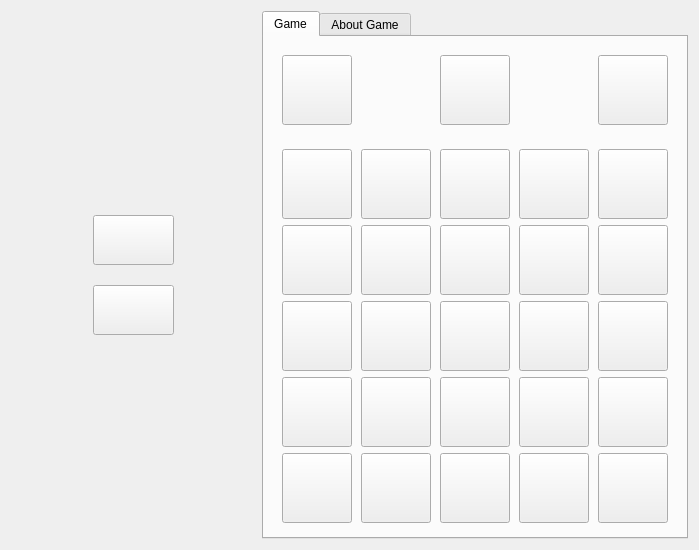
<?xml version="1.0" encoding="UTF-8"?>
<ui version="4.0">
 <class>Widget</class>
 <widget class="QWidget" name="Widget">
  <property name="geometry">
   <rect>
    <x>0</x>
    <y>0</y>
    <width>699</width>
    <height>550</height>
   </rect>
  </property>
  <property name="minimumSize">
   <size>
    <width>620</width>
    <height>550</height>
   </size>
  </property>
  <property name="maximumSize">
   <size>
    <width>700</width>
    <height>555</height>
   </size>
  </property>
  <property name="windowTitle">
   <string>Tresure Hunt</string>
  </property>
  <property name="styleSheet">
   <string notr="true"/>
  </property>
  <layout class="QHBoxLayout" name="horizontalLayout_2">
   <item>
    <spacer name="horizontalSpacer_2">
     <property name="orientation">
      <enum>Qt::Horizontal</enum>
     </property>
     <property name="sizeHint" stdset="0">
      <size>
       <width>40</width>
       <height>20</height>
      </size>
     </property>
    </spacer>
   </item>
   <item>
    <layout class="QVBoxLayout" name="verticalLayout_2">
     <property name="spacing">
      <number>20</number>
     </property>
     <item>
      <spacer name="verticalSpacer_2">
       <property name="orientation">
        <enum>Qt::Vertical</enum>
       </property>
       <property name="sizeHint" stdset="0">
        <size>
         <width>20</width>
         <height>40</height>
        </size>
       </property>
      </spacer>
     </item>
     <item>
      <widget class="QPushButton" name="button_start_game">
       <property name="sizePolicy">
        <sizepolicy hsizetype="Expanding" vsizetype="Fixed">
         <horstretch>0</horstretch>
         <verstretch>0</verstretch>
        </sizepolicy>
       </property>
       <property name="minimumSize">
        <size>
         <width>0</width>
         <height>50</height>
        </size>
       </property>
       <property name="cursor">
        <cursorShape>PointingHandCursor</cursorShape>
       </property>
       <property name="text">
        <string/>
       </property>
      </widget>
     </item>
     <item>
      <widget class="QPushButton" name="button_about_game">
       <property name="sizePolicy">
        <sizepolicy hsizetype="Expanding" vsizetype="Fixed">
         <horstretch>0</horstretch>
         <verstretch>0</verstretch>
        </sizepolicy>
       </property>
       <property name="minimumSize">
        <size>
         <width>0</width>
         <height>50</height>
        </size>
       </property>
       <property name="cursor">
        <cursorShape>PointingHandCursor</cursorShape>
       </property>
       <property name="text">
        <string/>
       </property>
      </widget>
     </item>
     <item>
      <spacer name="verticalSpacer">
       <property name="orientation">
        <enum>Qt::Vertical</enum>
       </property>
       <property name="sizeHint" stdset="0">
        <size>
         <width>20</width>
         <height>40</height>
        </size>
       </property>
      </spacer>
     </item>
    </layout>
   </item>
   <item>
    <spacer name="horizontalSpacer">
     <property name="orientation">
      <enum>Qt::Horizontal</enum>
     </property>
     <property name="sizeHint" stdset="0">
      <size>
       <width>40</width>
       <height>20</height>
      </size>
     </property>
    </spacer>
   </item>
   <item>
    <widget class="QTabWidget" name="tabWidget">
     <property name="sizePolicy">
      <sizepolicy hsizetype="Fixed" vsizetype="Expanding">
       <horstretch>0</horstretch>
       <verstretch>0</verstretch>
      </sizepolicy>
     </property>
     <property name="minimumSize">
      <size>
       <width>70</width>
       <height>70</height>
      </size>
     </property>
     <property name="styleSheet">
      <string notr="true"/>
     </property>
     <property name="currentIndex">
      <number>0</number>
     </property>
     <widget class="QWidget" name="tab_1">
      <attribute name="title">
       <string>Game</string>
      </attribute>
      <layout class="QVBoxLayout" name="verticalLayout_3">
       <item>
        <spacer name="verticalSpacer_3">
         <property name="orientation">
          <enum>Qt::Vertical</enum>
         </property>
         <property name="sizeHint" stdset="0">
          <size>
           <width>20</width>
           <height>40</height>
          </size>
         </property>
        </spacer>
       </item>
       <item>
        <layout class="QHBoxLayout" name="horizontalLayout">
         <property name="spacing">
          <number>9</number>
         </property>
         <property name="leftMargin">
          <number>9</number>
         </property>
         <property name="topMargin">
          <number>9</number>
         </property>
         <property name="rightMargin">
          <number>9</number>
         </property>
         <property name="bottomMargin">
          <number>9</number>
         </property>
         <item>
          <widget class="QPushButton" name="cell_upper_left">
           <property name="sizePolicy">
            <sizepolicy hsizetype="Fixed" vsizetype="Fixed">
             <horstretch>0</horstretch>
             <verstretch>0</verstretch>
            </sizepolicy>
           </property>
           <property name="minimumSize">
            <size>
             <width>70</width>
             <height>70</height>
            </size>
           </property>
           <property name="text">
            <string/>
           </property>
          </widget>
         </item>
         <item>
          <spacer name="horizontalSpacer_4">
           <property name="orientation">
            <enum>Qt::Horizontal</enum>
           </property>
           <property name="sizeType">
            <enum>QSizePolicy::Expanding</enum>
           </property>
           <property name="sizeHint" stdset="0">
            <size>
             <width>70</width>
             <height>20</height>
            </size>
           </property>
          </spacer>
         </item>
         <item>
          <widget class="QPushButton" name="cell_upper_medium">
           <property name="sizePolicy">
            <sizepolicy hsizetype="Fixed" vsizetype="Fixed">
             <horstretch>0</horstretch>
             <verstretch>0</verstretch>
            </sizepolicy>
           </property>
           <property name="minimumSize">
            <size>
             <width>70</width>
             <height>70</height>
            </size>
           </property>
           <property name="text">
            <string/>
           </property>
          </widget>
         </item>
         <item>
          <spacer name="horizontalSpacer_3">
           <property name="orientation">
            <enum>Qt::Horizontal</enum>
           </property>
           <property name="sizeType">
            <enum>QSizePolicy::Expanding</enum>
           </property>
           <property name="sizeHint" stdset="0">
            <size>
             <width>70</width>
             <height>20</height>
            </size>
           </property>
          </spacer>
         </item>
         <item>
          <widget class="QPushButton" name="cell_upper_right">
           <property name="sizePolicy">
            <sizepolicy hsizetype="Fixed" vsizetype="Fixed">
             <horstretch>0</horstretch>
             <verstretch>0</verstretch>
            </sizepolicy>
           </property>
           <property name="minimumSize">
            <size>
             <width>70</width>
             <height>70</height>
            </size>
           </property>
           <property name="text">
            <string/>
           </property>
          </widget>
         </item>
        </layout>
       </item>
       <item>
        <layout class="QGridLayout" name="gridLayout_2">
         <property name="leftMargin">
          <number>9</number>
         </property>
         <property name="topMargin">
          <number>9</number>
         </property>
         <property name="rightMargin">
          <number>9</number>
         </property>
         <property name="bottomMargin">
          <number>9</number>
         </property>
         <property name="spacing">
          <number>9</number>
         </property>
         <item row="0" column="2">
          <widget class="QPushButton" name="cell_0_2">
           <property name="sizePolicy">
            <sizepolicy hsizetype="Fixed" vsizetype="Fixed">
             <horstretch>0</horstretch>
             <verstretch>0</verstretch>
            </sizepolicy>
           </property>
           <property name="minimumSize">
            <size>
             <width>70</width>
             <height>70</height>
            </size>
           </property>
           <property name="cursor">
            <cursorShape>OpenHandCursor</cursorShape>
           </property>
           <property name="text">
            <string/>
           </property>
          </widget>
         </item>
         <item row="1" column="0">
          <widget class="QPushButton" name="cell_1_0">
           <property name="sizePolicy">
            <sizepolicy hsizetype="Fixed" vsizetype="Fixed">
             <horstretch>0</horstretch>
             <verstretch>0</verstretch>
            </sizepolicy>
           </property>
           <property name="minimumSize">
            <size>
             <width>70</width>
             <height>70</height>
            </size>
           </property>
           <property name="cursor">
            <cursorShape>OpenHandCursor</cursorShape>
           </property>
           <property name="text">
            <string/>
           </property>
          </widget>
         </item>
         <item row="1" column="1">
          <widget class="QPushButton" name="cell_1_1">
           <property name="sizePolicy">
            <sizepolicy hsizetype="Fixed" vsizetype="Fixed">
             <horstretch>0</horstretch>
             <verstretch>0</verstretch>
            </sizepolicy>
           </property>
           <property name="minimumSize">
            <size>
             <width>70</width>
             <height>70</height>
            </size>
           </property>
           <property name="cursor">
            <cursorShape>OpenHandCursor</cursorShape>
           </property>
           <property name="text">
            <string/>
           </property>
          </widget>
         </item>
         <item row="0" column="3">
          <widget class="QPushButton" name="cell_0_3">
           <property name="sizePolicy">
            <sizepolicy hsizetype="Fixed" vsizetype="Fixed">
             <horstretch>0</horstretch>
             <verstretch>0</verstretch>
            </sizepolicy>
           </property>
           <property name="minimumSize">
            <size>
             <width>70</width>
             <height>70</height>
            </size>
           </property>
           <property name="cursor">
            <cursorShape>OpenHandCursor</cursorShape>
           </property>
           <property name="styleSheet">
            <string notr="true"/>
           </property>
           <property name="text">
            <string/>
           </property>
          </widget>
         </item>
         <item row="3" column="0">
          <widget class="QPushButton" name="cell_3_0">
           <property name="sizePolicy">
            <sizepolicy hsizetype="Fixed" vsizetype="Fixed">
             <horstretch>0</horstretch>
             <verstretch>0</verstretch>
            </sizepolicy>
           </property>
           <property name="minimumSize">
            <size>
             <width>70</width>
             <height>70</height>
            </size>
           </property>
           <property name="cursor">
            <cursorShape>OpenHandCursor</cursorShape>
           </property>
           <property name="text">
            <string/>
           </property>
          </widget>
         </item>
         <item row="3" column="4">
          <widget class="QPushButton" name="cell_3_4">
           <property name="sizePolicy">
            <sizepolicy hsizetype="Fixed" vsizetype="Fixed">
             <horstretch>0</horstretch>
             <verstretch>0</verstretch>
            </sizepolicy>
           </property>
           <property name="minimumSize">
            <size>
             <width>70</width>
             <height>70</height>
            </size>
           </property>
           <property name="cursor">
            <cursorShape>OpenHandCursor</cursorShape>
           </property>
           <property name="text">
            <string/>
           </property>
          </widget>
         </item>
         <item row="1" column="4">
          <widget class="QPushButton" name="cell_1_4">
           <property name="sizePolicy">
            <sizepolicy hsizetype="Fixed" vsizetype="Fixed">
             <horstretch>0</horstretch>
             <verstretch>0</verstretch>
            </sizepolicy>
           </property>
           <property name="minimumSize">
            <size>
             <width>70</width>
             <height>70</height>
            </size>
           </property>
           <property name="cursor">
            <cursorShape>OpenHandCursor</cursorShape>
           </property>
           <property name="text">
            <string/>
           </property>
           <property name="checkable">
            <bool>false</bool>
           </property>
          </widget>
         </item>
         <item row="0" column="0">
          <widget class="QPushButton" name="cell_0_0">
           <property name="sizePolicy">
            <sizepolicy hsizetype="Fixed" vsizetype="Fixed">
             <horstretch>0</horstretch>
             <verstretch>0</verstretch>
            </sizepolicy>
           </property>
           <property name="minimumSize">
            <size>
             <width>70</width>
             <height>70</height>
            </size>
           </property>
           <property name="cursor">
            <cursorShape>OpenHandCursor</cursorShape>
           </property>
           <property name="styleSheet">
            <string notr="true"/>
           </property>
           <property name="text">
            <string/>
           </property>
          </widget>
         </item>
         <item row="0" column="1">
          <widget class="QPushButton" name="cell_0_1">
           <property name="sizePolicy">
            <sizepolicy hsizetype="Fixed" vsizetype="Fixed">
             <horstretch>0</horstretch>
             <verstretch>0</verstretch>
            </sizepolicy>
           </property>
           <property name="minimumSize">
            <size>
             <width>70</width>
             <height>70</height>
            </size>
           </property>
           <property name="cursor">
            <cursorShape>OpenHandCursor</cursorShape>
           </property>
           <property name="text">
            <string/>
           </property>
          </widget>
         </item>
         <item row="2" column="4">
          <widget class="QPushButton" name="cell_2_4">
           <property name="sizePolicy">
            <sizepolicy hsizetype="Fixed" vsizetype="Fixed">
             <horstretch>0</horstretch>
             <verstretch>0</verstretch>
            </sizepolicy>
           </property>
           <property name="minimumSize">
            <size>
             <width>70</width>
             <height>70</height>
            </size>
           </property>
           <property name="cursor">
            <cursorShape>OpenHandCursor</cursorShape>
           </property>
           <property name="text">
            <string/>
           </property>
          </widget>
         </item>
         <item row="2" column="1">
          <widget class="QPushButton" name="cell_2_1">
           <property name="sizePolicy">
            <sizepolicy hsizetype="Fixed" vsizetype="Fixed">
             <horstretch>0</horstretch>
             <verstretch>0</verstretch>
            </sizepolicy>
           </property>
           <property name="minimumSize">
            <size>
             <width>70</width>
             <height>70</height>
            </size>
           </property>
           <property name="cursor">
            <cursorShape>OpenHandCursor</cursorShape>
           </property>
           <property name="text">
            <string/>
           </property>
          </widget>
         </item>
         <item row="0" column="4">
          <widget class="QPushButton" name="cell_0_4">
           <property name="sizePolicy">
            <sizepolicy hsizetype="Fixed" vsizetype="Fixed">
             <horstretch>0</horstretch>
             <verstretch>0</verstretch>
            </sizepolicy>
           </property>
           <property name="minimumSize">
            <size>
             <width>70</width>
             <height>70</height>
            </size>
           </property>
           <property name="cursor">
            <cursorShape>OpenHandCursor</cursorShape>
           </property>
           <property name="styleSheet">
            <string notr="true"/>
           </property>
           <property name="text">
            <string/>
           </property>
          </widget>
         </item>
         <item row="1" column="3">
          <widget class="QPushButton" name="cell_1_3">
           <property name="sizePolicy">
            <sizepolicy hsizetype="Fixed" vsizetype="Fixed">
             <horstretch>0</horstretch>
             <verstretch>0</verstretch>
            </sizepolicy>
           </property>
           <property name="minimumSize">
            <size>
             <width>70</width>
             <height>70</height>
            </size>
           </property>
           <property name="cursor">
            <cursorShape>OpenHandCursor</cursorShape>
           </property>
           <property name="text">
            <string/>
           </property>
          </widget>
         </item>
         <item row="2" column="3">
          <widget class="QPushButton" name="cell_2_3">
           <property name="sizePolicy">
            <sizepolicy hsizetype="Fixed" vsizetype="Fixed">
             <horstretch>0</horstretch>
             <verstretch>0</verstretch>
            </sizepolicy>
           </property>
           <property name="minimumSize">
            <size>
             <width>70</width>
             <height>70</height>
            </size>
           </property>
           <property name="cursor">
            <cursorShape>OpenHandCursor</cursorShape>
           </property>
           <property name="text">
            <string/>
           </property>
          </widget>
         </item>
         <item row="2" column="2">
          <widget class="QPushButton" name="cell_2_2">
           <property name="sizePolicy">
            <sizepolicy hsizetype="Fixed" vsizetype="Fixed">
             <horstretch>0</horstretch>
             <verstretch>0</verstretch>
            </sizepolicy>
           </property>
           <property name="minimumSize">
            <size>
             <width>70</width>
             <height>70</height>
            </size>
           </property>
           <property name="cursor">
            <cursorShape>OpenHandCursor</cursorShape>
           </property>
           <property name="text">
            <string/>
           </property>
          </widget>
         </item>
         <item row="1" column="2">
          <widget class="QPushButton" name="cell_1_2">
           <property name="sizePolicy">
            <sizepolicy hsizetype="Fixed" vsizetype="Fixed">
             <horstretch>0</horstretch>
             <verstretch>0</verstretch>
            </sizepolicy>
           </property>
           <property name="minimumSize">
            <size>
             <width>70</width>
             <height>70</height>
            </size>
           </property>
           <property name="cursor">
            <cursorShape>OpenHandCursor</cursorShape>
           </property>
           <property name="text">
            <string/>
           </property>
          </widget>
         </item>
         <item row="2" column="0">
          <widget class="QPushButton" name="cell_2_0">
           <property name="sizePolicy">
            <sizepolicy hsizetype="Fixed" vsizetype="Fixed">
             <horstretch>0</horstretch>
             <verstretch>0</verstretch>
            </sizepolicy>
           </property>
           <property name="minimumSize">
            <size>
             <width>70</width>
             <height>70</height>
            </size>
           </property>
           <property name="cursor">
            <cursorShape>OpenHandCursor</cursorShape>
           </property>
           <property name="text">
            <string/>
           </property>
          </widget>
         </item>
         <item row="3" column="3">
          <widget class="QPushButton" name="cell_3_3">
           <property name="sizePolicy">
            <sizepolicy hsizetype="Fixed" vsizetype="Fixed">
             <horstretch>0</horstretch>
             <verstretch>0</verstretch>
            </sizepolicy>
           </property>
           <property name="minimumSize">
            <size>
             <width>70</width>
             <height>70</height>
            </size>
           </property>
           <property name="cursor">
            <cursorShape>OpenHandCursor</cursorShape>
           </property>
           <property name="text">
            <string/>
           </property>
          </widget>
         </item>
         <item row="3" column="2">
          <widget class="QPushButton" name="cell_3_2">
           <property name="sizePolicy">
            <sizepolicy hsizetype="Fixed" vsizetype="Fixed">
             <horstretch>0</horstretch>
             <verstretch>0</verstretch>
            </sizepolicy>
           </property>
           <property name="minimumSize">
            <size>
             <width>70</width>
             <height>70</height>
            </size>
           </property>
           <property name="cursor">
            <cursorShape>OpenHandCursor</cursorShape>
           </property>
           <property name="text">
            <string/>
           </property>
          </widget>
         </item>
         <item row="3" column="1">
          <widget class="QPushButton" name="cell_3_1">
           <property name="sizePolicy">
            <sizepolicy hsizetype="Fixed" vsizetype="Fixed">
             <horstretch>0</horstretch>
             <verstretch>0</verstretch>
            </sizepolicy>
           </property>
           <property name="minimumSize">
            <size>
             <width>70</width>
             <height>70</height>
            </size>
           </property>
           <property name="cursor">
            <cursorShape>OpenHandCursor</cursorShape>
           </property>
           <property name="text">
            <string/>
           </property>
          </widget>
         </item>
         <item row="4" column="0">
          <widget class="QPushButton" name="cell_4_0">
           <property name="sizePolicy">
            <sizepolicy hsizetype="Fixed" vsizetype="Fixed">
             <horstretch>0</horstretch>
             <verstretch>0</verstretch>
            </sizepolicy>
           </property>
           <property name="minimumSize">
            <size>
             <width>70</width>
             <height>70</height>
            </size>
           </property>
           <property name="cursor">
            <cursorShape>OpenHandCursor</cursorShape>
           </property>
           <property name="text">
            <string/>
           </property>
          </widget>
         </item>
         <item row="4" column="1">
          <widget class="QPushButton" name="cell_4_1">
           <property name="sizePolicy">
            <sizepolicy hsizetype="Fixed" vsizetype="Fixed">
             <horstretch>0</horstretch>
             <verstretch>0</verstretch>
            </sizepolicy>
           </property>
           <property name="minimumSize">
            <size>
             <width>70</width>
             <height>70</height>
            </size>
           </property>
           <property name="cursor">
            <cursorShape>OpenHandCursor</cursorShape>
           </property>
           <property name="text">
            <string/>
           </property>
          </widget>
         </item>
         <item row="4" column="2">
          <widget class="QPushButton" name="cell_4_2">
           <property name="sizePolicy">
            <sizepolicy hsizetype="Fixed" vsizetype="Fixed">
             <horstretch>0</horstretch>
             <verstretch>0</verstretch>
            </sizepolicy>
           </property>
           <property name="minimumSize">
            <size>
             <width>70</width>
             <height>70</height>
            </size>
           </property>
           <property name="cursor">
            <cursorShape>OpenHandCursor</cursorShape>
           </property>
           <property name="text">
            <string/>
           </property>
          </widget>
         </item>
         <item row="4" column="3">
          <widget class="QPushButton" name="cell_4_3">
           <property name="sizePolicy">
            <sizepolicy hsizetype="Fixed" vsizetype="Fixed">
             <horstretch>0</horstretch>
             <verstretch>0</verstretch>
            </sizepolicy>
           </property>
           <property name="minimumSize">
            <size>
             <width>70</width>
             <height>70</height>
            </size>
           </property>
           <property name="cursor">
            <cursorShape>OpenHandCursor</cursorShape>
           </property>
           <property name="text">
            <string/>
           </property>
          </widget>
         </item>
         <item row="4" column="4">
          <widget class="QPushButton" name="cell_4_4">
           <property name="sizePolicy">
            <sizepolicy hsizetype="Fixed" vsizetype="Fixed">
             <horstretch>0</horstretch>
             <verstretch>0</verstretch>
            </sizepolicy>
           </property>
           <property name="minimumSize">
            <size>
             <width>70</width>
             <height>70</height>
            </size>
           </property>
           <property name="cursor">
            <cursorShape>OpenHandCursor</cursorShape>
           </property>
           <property name="text">
            <string/>
           </property>
          </widget>
         </item>
        </layout>
       </item>
       <item>
        <spacer name="verticalSpacer_4">
         <property name="orientation">
          <enum>Qt::Vertical</enum>
         </property>
         <property name="sizeHint" stdset="0">
          <size>
           <width>20</width>
           <height>40</height>
          </size>
         </property>
        </spacer>
       </item>
      </layout>
     </widget>
     <widget class="QWidget" name="tab_2">
      <attribute name="title">
       <string>About Game</string>
      </attribute>
      <layout class="QVBoxLayout" name="verticalLayout_5">
       <item>
        <spacer name="verticalSpacer_6">
         <property name="orientation">
          <enum>Qt::Vertical</enum>
         </property>
         <property name="sizeHint" stdset="0">
          <size>
           <width>20</width>
           <height>40</height>
          </size>
         </property>
        </spacer>
       </item>
       <item>
        <widget class="QLabel" name="label">
         <property name="styleSheet">
          <string notr="true"/>
         </property>
         <property name="text">
          <string>Добро пожаловать в игру &quot;В поисках сокровищ&quot;

Механика игры:

Дано поле 5*5 клеток и 15 камней трех цветов, по
пять каждого цвета. Каждая клетка поля может
быть либо блокирована, либо занята одним
камнем любого цвета, либо свободна. На поле
выставлены все камни, 6 клеток блокированы
и 4 клетки свободны. Блокированные клетки
остаются таковыми всегда. Драгоценные камни
мы можем передвигать на соседнее свободное
место по горизонтали или вертикали. Требуется,
передвигая фишки, выставить их в три
вертикальных ряда соответственно цветам,
стоящим над полем.
</string>
         </property>
         <property name="alignment">
          <set>Qt::AlignLeading|Qt::AlignLeft|Qt::AlignTop</set>
         </property>
        </widget>
       </item>
       <item>
        <layout class="QHBoxLayout" name="horizontalLayout_3">
         <property name="topMargin">
          <number>0</number>
         </property>
         <item>
          <spacer name="horizontalSpacer_5">
           <property name="orientation">
            <enum>Qt::Horizontal</enum>
           </property>
           <property name="sizeHint" stdset="0">
            <size>
             <width>40</width>
             <height>20</height>
            </size>
           </property>
          </spacer>
         </item>
         <item>
          <widget class="QPushButton" name="button_back">
           <property name="minimumSize">
            <size>
             <width>70</width>
             <height>50</height>
            </size>
           </property>
           <property name="maximumSize">
            <size>
             <width>16777215</width>
             <height>16777215</height>
            </size>
           </property>
           <property name="cursor">
            <cursorShape>PointingHandCursor</cursorShape>
           </property>
           <property name="styleSheet">
            <string notr="true"/>
           </property>
           <property name="text">
            <string/>
           </property>
          </widget>
         </item>
         <item>
          <spacer name="horizontalSpacer_6">
           <property name="orientation">
            <enum>Qt::Horizontal</enum>
           </property>
           <property name="sizeHint" stdset="0">
            <size>
             <width>40</width>
             <height>20</height>
            </size>
           </property>
          </spacer>
         </item>
        </layout>
       </item>
       <item>
        <spacer name="verticalSpacer_5">
         <property name="orientation">
          <enum>Qt::Vertical</enum>
         </property>
         <property name="sizeHint" stdset="0">
          <size>
           <width>20</width>
           <height>40</height>
          </size>
         </property>
        </spacer>
       </item>
      </layout>
     </widget>
    </widget>
   </item>
  </layout>
 </widget>
 <resources/>
 <connections/>
</ui>
